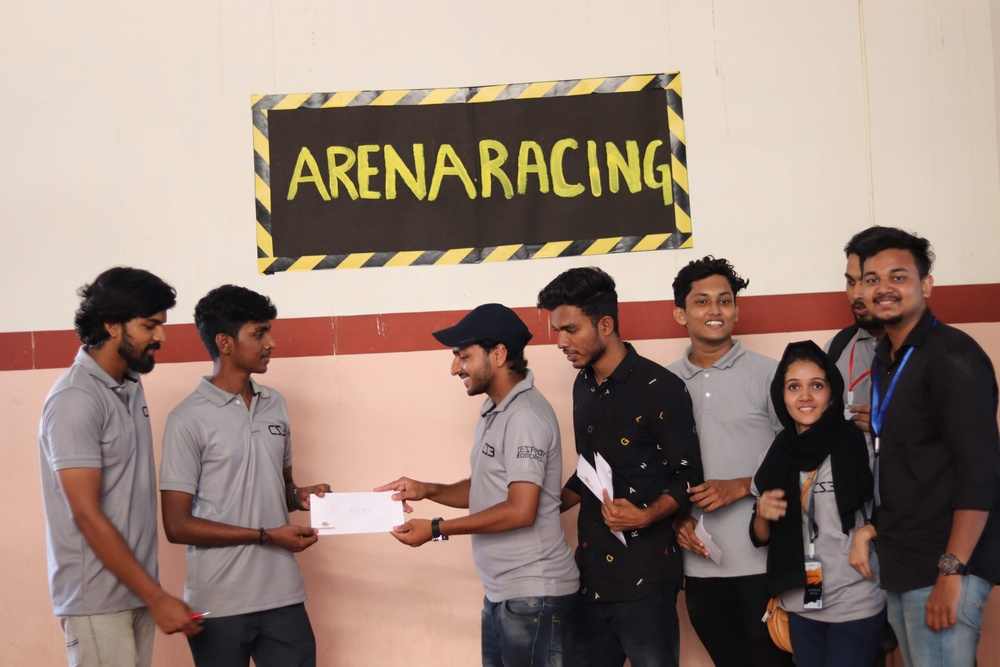
#> input picture test2.JPG, 1000 x 667 px, shrunk from 4898 x 3265 before the run, found by its file name
$ python c.py
#> lines starting #> are read from the running program, lines starting #| are printed output that depends on the picture
import cv2
from utils.tools import flip
import os

# Load the cascade
face_cascade = cv2.CascadeClassifier('./cascades/haarcascade_frontalface_default.xml')

#It seems this only detects faces turned right
right_face_cascade = cv2.CascadeClassifier('./cascades/haarcascade_profileface.xml')
# Fix by applying 2 turns , one with image flipped

#get image name from arguements later (using arguement-parser)
imageName = "test2.jpg"

# Read the input image
img = cv2.imread(imageName)
#> img is the input picture: shape (667, 1000, 3); mean B, G, R 123.2, 133.9, 154.6

#flip horizontal
# img = flip(img,1)

# Convert into grayscale
gray = cv2.cvtColor(img, cv2.COLOR_BGR2GRAY)
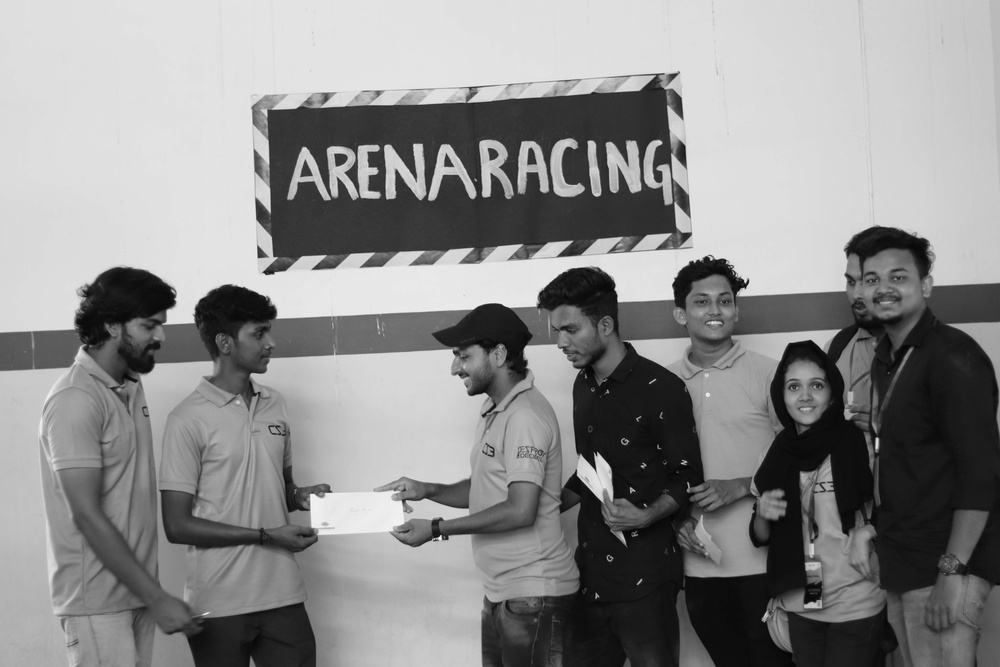
#> gray: shape (667, 1000); min 2, max 252, mean 138.9

# Detect faces using cascades
faces = face_cascade.detectMultiScale(gray, 1.1, 4)
#> faces = [[776, 363, 61, 61], [683, 277, 60, 60], [850, 250, 72, 72]]

#make o/p folder id does not exist
os.makedirs("output", exist_ok=True)

# Draw rectangle around the faces
count=0
for (x, y, w, h) in faces:
    # Mark rectangles to show
    # cv2.rectangle(img, (x, y), (x+w, y+h), (0, 0, 255), 2)

    #clever hack :P
    #Here do something to disregard smaller sizes (idunno maybe 70px min width or height)
    minWidth = minHeight = 70
    if(w<=minWidth or h<=minHeight):
        continue
        #ignore
    #else save
    #cropped image
    crop_img = img[y:y+h, x:x+w]
    cv2.imwrite("output/"+str(count)+".jpg", crop_img)
    count+=1
#> this loop made 3 passes
#> (x, y, w, h, count) on pass 3: (850, 250, 72, 72, 1)
#> pass 3, `crop_img = img[y:y+h, x:x+w]`:
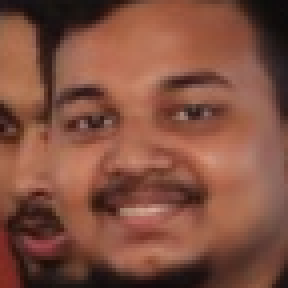
#> crop_img: shape (72, 72, 3) (shown 4 times larger); mean B, G, R 63.6, 79.8, 129.2
#> after the loop, count = 1


# Display the output
cv2.imshow('img', img)
cv2.waitKey(0)

$ run again, with test.jpg copied over test2.JPG
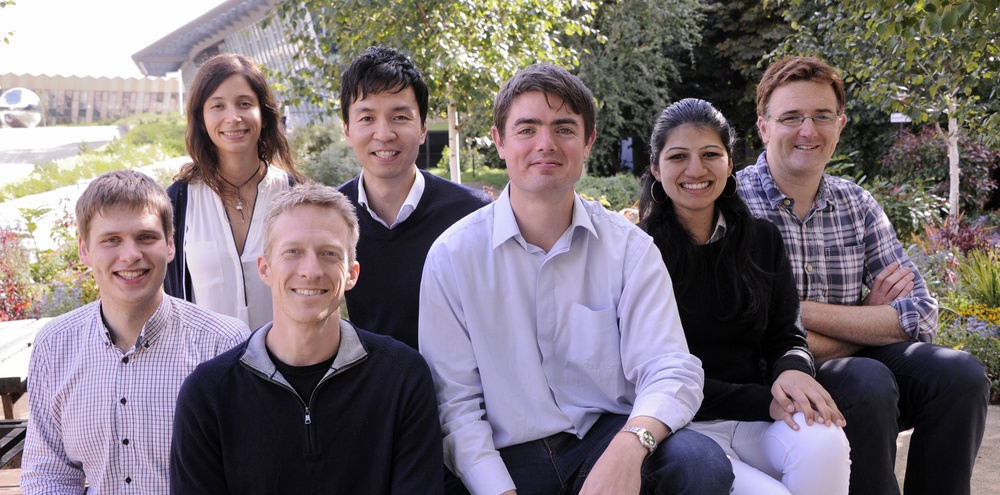
#> input picture test.jpg, 1000 x 495 px, shrunk from 2400 x 1189 before the run, found by its file name
#> img is the input picture: shape (495, 1000, 3); mean B, G, R 120.2, 114.8, 125.1
#> `gray = cv2.cvtColor(img, cv2.COLOR_BGR2GRAY)`:
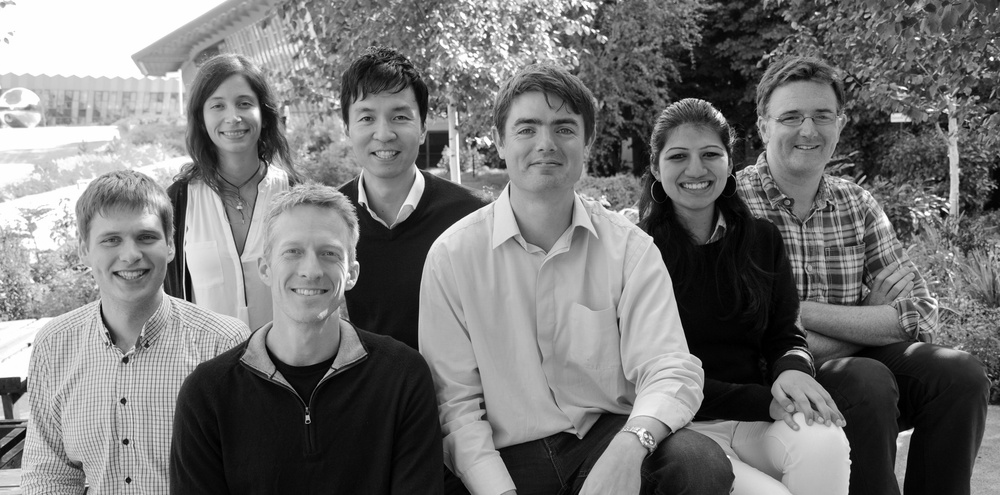
#> gray: shape (495, 1000); min 0, max 255, mean 118.5
#> faces = [[761, 85, 83, 83], [196, 78, 71, 71], [652, 122, 86, 86], [824, 192, 71, 71], [336, 82, 91, 91], [84, 205, 91, 91], [265, 217, 94, 94], [497, 91, 98, 98]]
#> the loop `for (x, y, w, h) in faces:` made 8 passes
#> pass 3, `crop_img = img[y:y+h, x:x+w]`:
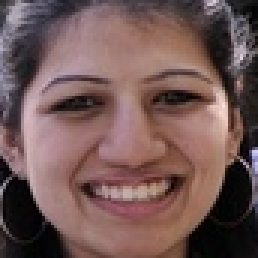
#> crop_img: shape (86, 86, 3) (shown 3 times larger); mean B, G, R 85.5, 87.7, 114.6
#> after the loop `for (x, y, w, h) in faces:`: count = 8
